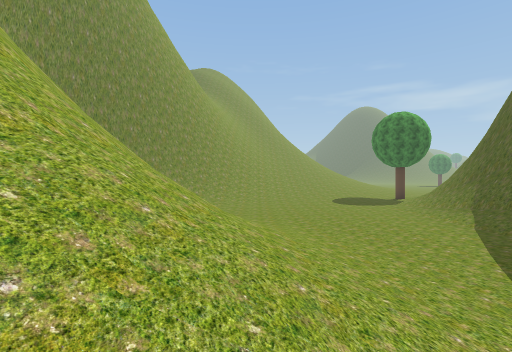
View 1 (above)

17 first-person views from a walk through a scene from a Unity 3-D project. The camera is 1.5 m above the floor, looks level and sees 85° across. The floor is counted in squares, 2 m on a side. Each view is taken from the middle of a square. On the plan, view 1 faces up. The plan holds only what a view shows up to about 10 squares ahead; the rest is blank. The place goes on beyond the plan. Some trees and plants on the terrain are drawn as simple stand-ins. The player character is not drawn. Some surface patterns are stand-ins.

View 2
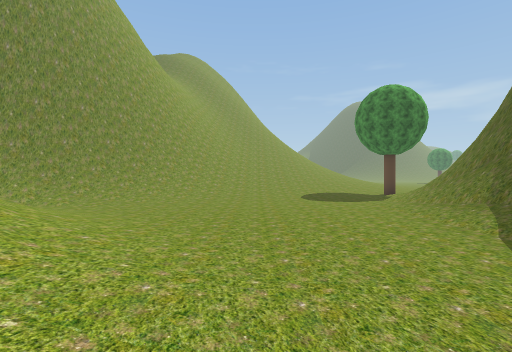

View 3
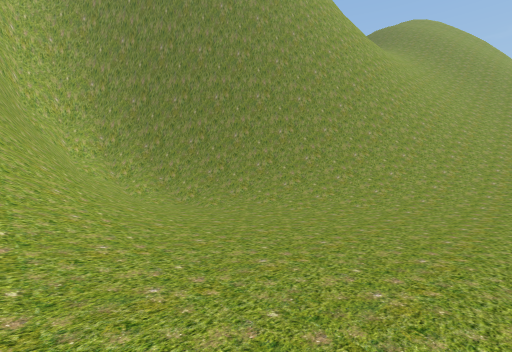

View 4
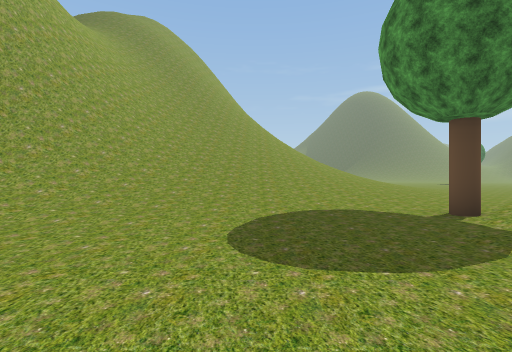

View 5
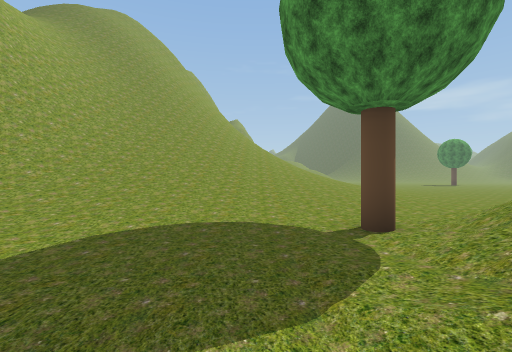

View 6
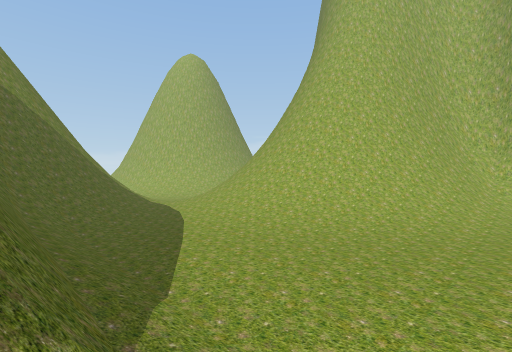

View 7
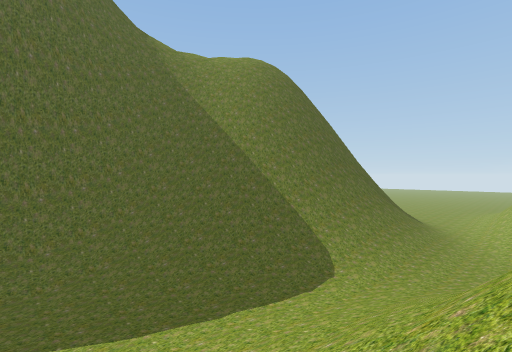

View 8
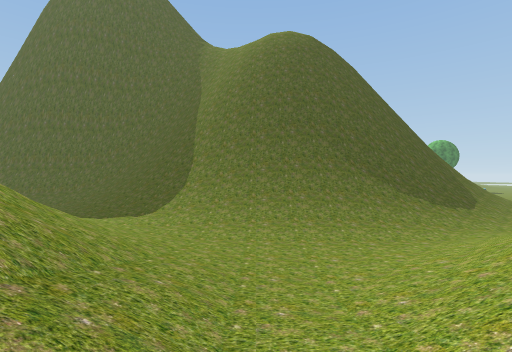

View 9
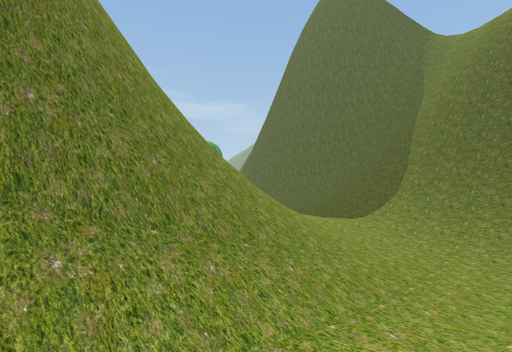

View 10
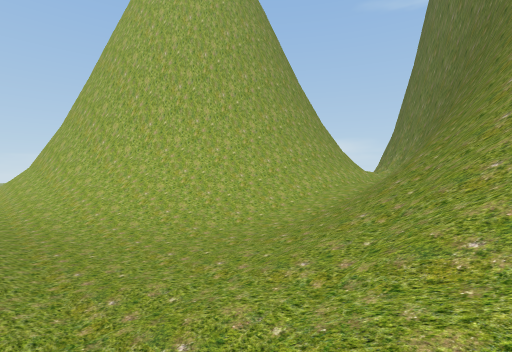

View 11
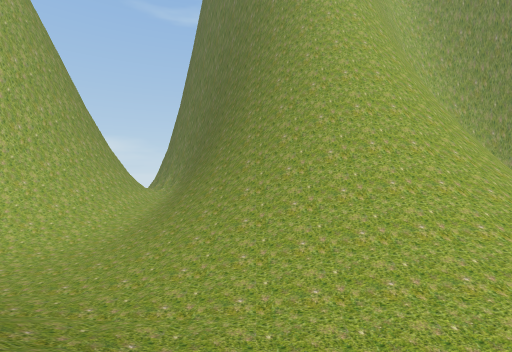

View 12
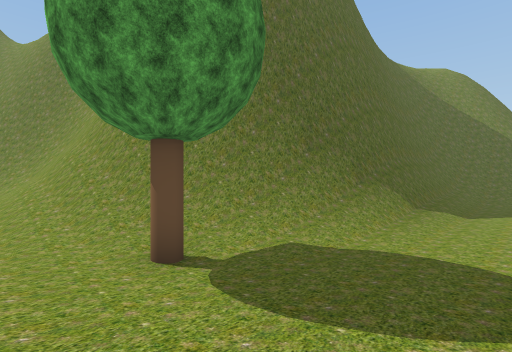

View 13
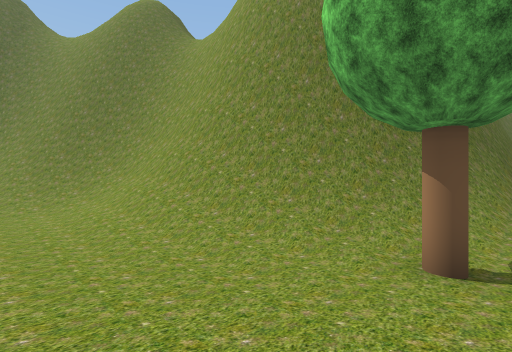

View 14
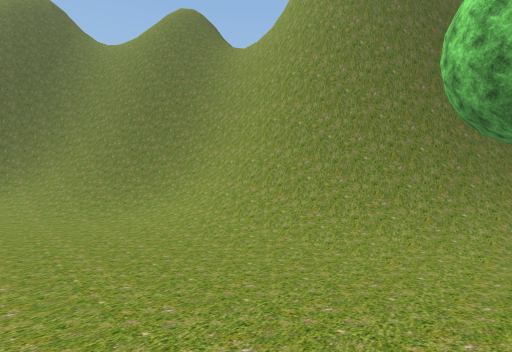

View 15
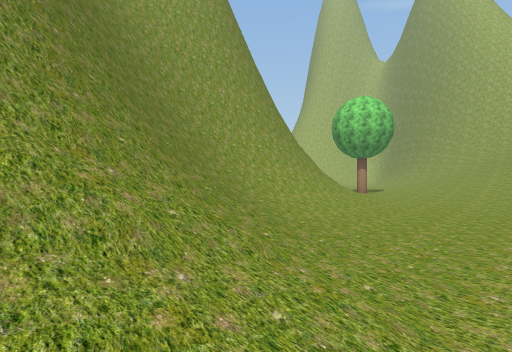

View 16
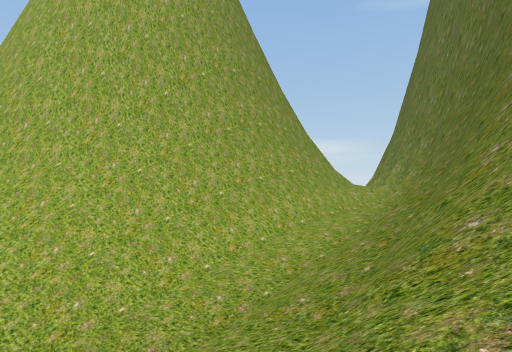

View 17
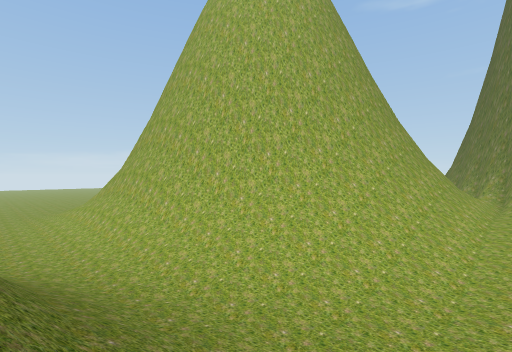

### Floor plan
Key: @ floor where view 1 was taken; # wall or solid block; . main floor; : floor 0.25 m higher than the main floor; - floor 0.25 m lower than the main floor; + floor 0.5 m higher than the main floor; * floor 0.75 m higher than the main floor; % floor 1 m higher than the main floor; & floor 1.5 m higher than the main floor; / step, stairs or slope; = window, fence, low wall or low ledge; O other object.
Columns run from 9 left of view 1 to 21 right of it. Each row starts with its distance up from view 1.
 21        #//////////++:..-----..:
 20        ##////////*+::..----.://
 19         #///////*+::..-----:///
 18         #//////*+::.......:///#
 17        ##////%++::..:://+///###
 16        #////+++::..:///////###
 15       ##///++::..O+///#######
 14      ##///:::....+//####
 13     ##=//:......://##
 12    ###//.....--.//##
 11   ###/..-------./##
 10  ##/:..--------:/#
  9  #=////..------:##
  8  ###////:.-----/##
  7    ##////:.----/#
  6       ////:.---/#
  5      ##///:.---/#
  4      ##///+..-./#
  3       #///+:.-./#
  2      ##///+:..//#
  1      ##///+::///#
  0      #///@+:///##
 -1     ##////+///###
 -2    ##=///++//=##
 -3 #####///+:///##
 -4 ##/////+:://##
 -5 /&&%++:..://##
 -6 //////:.-://#
 -7 ###////:.://#
 -8 #####///.://#
 -9    ###///.//#
-10      ##//.//##
-11       ##/:.//#
-12        #/:.//=
-13        #/:-.//
-14        ##:--
-15        ##/.-
-16        #/+.
-17          +.

Where each view was taken, in squares from view 1:
view 1: 0 up, 0 right, facing up
view 2: 3 up, 2 right, facing up
view 3: 7 up, 2 right, facing up-left
view 4: 10 up, 4 right, facing up
view 5: 11 up, 6 right, facing up
view 6: 10 up, 7 right, facing down-left
view 7: 4 up, 2 left, facing down-right
view 8: 5 down, 6 left, facing right
view 9: 6 down, 7 left, facing up-right
view 10: 2 down, 0 right, facing down-left
view 11: 1 down, 4 right, facing left
view 12: 17 up, 4 right, facing down-right
view 13: 19 up, 7 right, facing down-right
view 14: 21 up, 8 right, facing down-right
view 15: 21 up, 21 right, facing down-left
view 16: 3 down, 3 left, facing down-left
view 17: 5 down, 2 right, facing down-left
